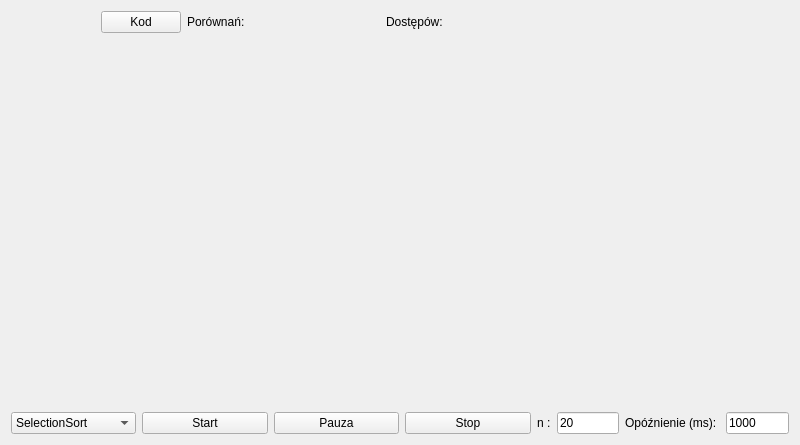
<?xml version="1.0" encoding="UTF-8"?>
<ui version="4.0">
 <class>MainWindow</class>
 <widget class="QMainWindow" name="MainWindow">
  <property name="geometry">
   <rect>
    <x>0</x>
    <y>0</y>
    <width>800</width>
    <height>445</height>
   </rect>
  </property>
  <property name="windowTitle">
   <string>Sortowanie</string>
  </property>
  <property name="windowIcon">
   <iconset>
    <normaloff>C:/Documents and Settings/Michał/Moje dokumenty/Moje obrazy/projekt/Dummies-guy.jpg</normaloff>C:/Documents and Settings/Michał/Moje dokumenty/Moje obrazy/projekt/Dummies-guy.jpg</iconset>
  </property>
  <widget class="QWidget" name="centralWidget">
   <property name="enabled">
    <bool>true</bool>
   </property>
   <property name="sizePolicy">
    <sizepolicy hsizetype="Expanding" vsizetype="Expanding">
     <horstretch>0</horstretch>
     <verstretch>0</verstretch>
    </sizepolicy>
   </property>
   <layout class="QGridLayout" name="gridLayout" rowstretch="0,1,0" columnstretch="0">
    <item row="1" column="0">
     <widget class="SortWidget" name="widget" native="true"/>
    </item>
    <item row="2" column="0">
     <layout class="QHBoxLayout" name="horizontalLayout" stretch="2,2,2,2,0,1,0,1">
      <item>
       <widget class="QComboBox" name="comboBox">
        <item>
         <property name="text">
          <string>SelectionSort</string>
         </property>
        </item>
        <item>
         <property name="text">
          <string>InsertionSort</string>
         </property>
        </item>
        <item>
         <property name="text">
          <string>BubbleSort</string>
         </property>
        </item>
        <item>
         <property name="text">
          <string>HeapSort</string>
         </property>
        </item>
        <item>
         <property name="text">
          <string>MergeSort</string>
         </property>
        </item>
        <item>
         <property name="text">
          <string>QuickSort</string>
         </property>
        </item>
        <item>
         <property name="text">
          <string>BogoSort</string>
         </property>
        </item>
       </widget>
      </item>
      <item>
       <widget class="QPushButton" name="pushButton">
        <property name="text">
         <string>Start</string>
        </property>
       </widget>
      </item>
      <item>
       <widget class="QPushButton" name="pushButton_2">
        <property name="text">
         <string>Pauza</string>
        </property>
       </widget>
      </item>
      <item>
       <widget class="QPushButton" name="pushButton_3">
        <property name="text">
         <string>Stop</string>
        </property>
       </widget>
      </item>
      <item>
       <widget class="QLabel" name="label">
        <property name="text">
         <string>n :</string>
        </property>
       </widget>
      </item>
      <item>
       <widget class="QLineEdit" name="lineEdit">
        <property name="text">
         <string>20</string>
        </property>
       </widget>
      </item>
      <item>
       <widget class="QLabel" name="label_2">
        <property name="text">
         <string>Opóźnienie (ms): </string>
        </property>
       </widget>
      </item>
      <item>
       <widget class="QLineEdit" name="lineEdit_2">
        <property name="text">
         <string>1000</string>
        </property>
       </widget>
      </item>
     </layout>
    </item>
    <item row="0" column="0">
     <layout class="QHBoxLayout" name="horizontalLayout_5" stretch="4,0,3,6,3,6,10">
      <item>
       <widget class="QLabel" name="labelAlgorithm">
        <property name="text">
         <string/>
        </property>
       </widget>
      </item>
      <item>
       <widget class="QPushButton" name="buttonKod">
        <property name="text">
         <string>Kod</string>
        </property>
       </widget>
      </item>
      <item>
       <widget class="QLabel" name="label_4">
        <property name="text">
         <string>Porównań:</string>
        </property>
       </widget>
      </item>
      <item>
       <widget class="QLabel" name="labelComparisions">
        <property name="text">
         <string/>
        </property>
       </widget>
      </item>
      <item>
       <widget class="QLabel" name="label_3">
        <property name="text">
         <string>Dostępów:</string>
        </property>
       </widget>
      </item>
      <item>
       <widget class="QLabel" name="labelAccesses">
        <property name="text">
         <string/>
        </property>
       </widget>
      </item>
      <item>
       <spacer name="horizontalSpacer">
        <property name="orientation">
         <enum>Qt::Horizontal</enum>
        </property>
        <property name="sizeHint" stdset="0">
         <size>
          <width>40</width>
          <height>20</height>
         </size>
        </property>
       </spacer>
      </item>
     </layout>
    </item>
   </layout>
  </widget>
  <widget class="QMenuBar" name="menuBar">
   <property name="geometry">
    <rect>
     <x>0</x>
     <y>0</y>
     <width>800</width>
     <height>20</height>
    </rect>
   </property>
  </widget>
 </widget>
 <layoutdefault spacing="6" margin="11"/>
 <customwidgets>
  <customwidget>
   <class>SortWidget</class>
   <extends>QWidget</extends>
   <header>sortwidget.h</header>
   <container>1</container>
  </customwidget>
 </customwidgets>
 <resources/>
 <connections/>
 <designerdata>
  <property name="gridDeltaX">
   <number>10</number>
  </property>
  <property name="gridDeltaY">
   <number>10</number>
  </property>
  <property name="gridSnapX">
   <bool>true</bool>
  </property>
  <property name="gridSnapY">
   <bool>true</bool>
  </property>
  <property name="gridVisible">
   <bool>true</bool>
  </property>
 </designerdata>
</ui>
